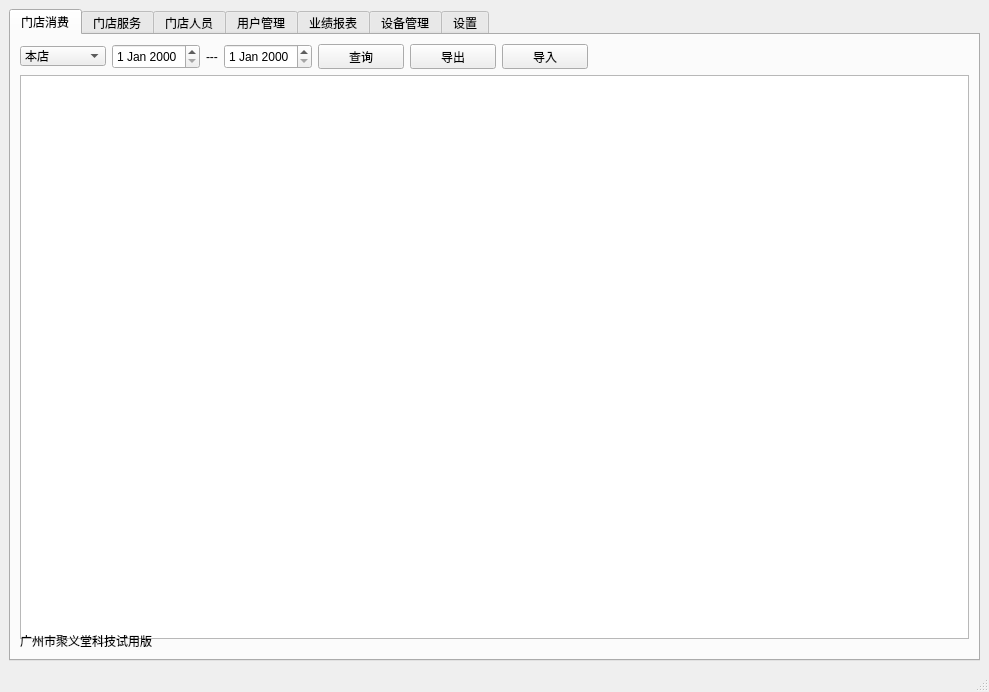
<?xml version="1.0" encoding="UTF-8"?>
<ui version="4.0">
 <class>MainWindow</class>
 <widget class="QMainWindow" name="MainWindow">
  <property name="geometry">
   <rect>
    <x>0</x>
    <y>0</y>
    <width>989</width>
    <height>692</height>
   </rect>
  </property>
  <property name="minimumSize">
   <size>
    <width>989</width>
    <height>692</height>
   </size>
  </property>
  <property name="windowTitle">
   <string>MainWindow</string>
  </property>
  <widget class="QWidget" name="centralwidget">
   <layout class="QVBoxLayout" name="verticalLayout_9">
    <item>
     <widget class="QTabWidget" name="tabWidget">
      <property name="focusPolicy">
       <enum>Qt::NoFocus</enum>
      </property>
      <property name="contextMenuPolicy">
       <enum>Qt::DefaultContextMenu</enum>
      </property>
      <property name="inputMethodHints">
       <set>Qt::ImhNone</set>
      </property>
      <property name="tabShape">
       <enum>QTabWidget::Rounded</enum>
      </property>
      <property name="currentIndex">
       <number>0</number>
      </property>
      <property name="iconSize">
       <size>
        <width>50</width>
        <height>50</height>
       </size>
      </property>
      <property name="elideMode">
       <enum>Qt::ElideLeft</enum>
      </property>
      <property name="usesScrollButtons">
       <bool>false</bool>
      </property>
      <property name="documentMode">
       <bool>false</bool>
      </property>
      <property name="tabsClosable">
       <bool>false</bool>
      </property>
      <property name="movable">
       <bool>false</bool>
      </property>
      <property name="tabBarAutoHide">
       <bool>false</bool>
      </property>
      <widget class="QWidget" name="tab_15">
       <attribute name="title">
        <string>门店消费</string>
       </attribute>
       <layout class="QVBoxLayout" name="verticalLayout_3">
        <item>
         <layout class="QVBoxLayout" name="verticalLayout_26">
          <item>
           <layout class="QVBoxLayout" name="verticalLayout_27">
            <item>
             <layout class="QHBoxLayout" name="horizontalLayout_18">
              <item>
               <widget class="QComboBox" name="comboBox">
                <property name="sizePolicy">
                 <sizepolicy hsizetype="Expanding" vsizetype="Fixed">
                  <horstretch>0</horstretch>
                  <verstretch>0</verstretch>
                 </sizepolicy>
                </property>
                <property name="minimumSize">
                 <size>
                  <width>86</width>
                  <height>20</height>
                 </size>
                </property>
                <property name="maximumSize">
                 <size>
                  <width>86</width>
                  <height>20</height>
                 </size>
                </property>
                <item>
                 <property name="text">
                  <string>本店</string>
                 </property>
                </item>
                <item>
                 <property name="text">
                  <string>全店</string>
                 </property>
                </item>
               </widget>
              </item>
              <item>
               <widget class="QDateEdit" name="dateEdit_5">
                <property name="sizePolicy">
                 <sizepolicy hsizetype="Expanding" vsizetype="Expanding">
                  <horstretch>0</horstretch>
                  <verstretch>0</verstretch>
                 </sizepolicy>
                </property>
                <property name="minimumSize">
                 <size>
                  <width>88</width>
                  <height>25</height>
                 </size>
                </property>
                <property name="maximumSize">
                 <size>
                  <width>88</width>
                  <height>25</height>
                 </size>
                </property>
               </widget>
              </item>
              <item>
               <widget class="QLabel" name="label_10">
                <property name="text">
                 <string>---</string>
                </property>
               </widget>
              </item>
              <item>
               <widget class="QDateEdit" name="dateEdit_6">
                <property name="sizePolicy">
                 <sizepolicy hsizetype="Expanding" vsizetype="Expanding">
                  <horstretch>0</horstretch>
                  <verstretch>0</verstretch>
                 </sizepolicy>
                </property>
                <property name="minimumSize">
                 <size>
                  <width>88</width>
                  <height>25</height>
                 </size>
                </property>
                <property name="maximumSize">
                 <size>
                  <width>88</width>
                  <height>25</height>
                 </size>
                </property>
               </widget>
              </item>
              <item>
               <widget class="QPushButton" name="xiaofeiCheck">
                <property name="sizePolicy">
                 <sizepolicy hsizetype="Expanding" vsizetype="Expanding">
                  <horstretch>0</horstretch>
                  <verstretch>0</verstretch>
                 </sizepolicy>
                </property>
                <property name="minimumSize">
                 <size>
                  <width>86</width>
                  <height>25</height>
                 </size>
                </property>
                <property name="maximumSize">
                 <size>
                  <width>86</width>
                  <height>25</height>
                 </size>
                </property>
                <property name="text">
                 <string>查询</string>
                </property>
               </widget>
              </item>
              <item>
               <widget class="QPushButton" name="xiaofeiOut">
                <property name="sizePolicy">
                 <sizepolicy hsizetype="Expanding" vsizetype="Expanding">
                  <horstretch>0</horstretch>
                  <verstretch>0</verstretch>
                 </sizepolicy>
                </property>
                <property name="minimumSize">
                 <size>
                  <width>85</width>
                  <height>25</height>
                 </size>
                </property>
                <property name="maximumSize">
                 <size>
                  <width>86</width>
                  <height>25</height>
                 </size>
                </property>
                <property name="text">
                 <string>导出</string>
                </property>
               </widget>
              </item>
              <item>
               <widget class="QPushButton" name="xiaofeiIn">
                <property name="sizePolicy">
                 <sizepolicy hsizetype="Expanding" vsizetype="Expanding">
                  <horstretch>0</horstretch>
                  <verstretch>0</verstretch>
                 </sizepolicy>
                </property>
                <property name="minimumSize">
                 <size>
                  <width>85</width>
                  <height>25</height>
                 </size>
                </property>
                <property name="maximumSize">
                 <size>
                  <width>86</width>
                  <height>25</height>
                 </size>
                </property>
                <property name="text">
                 <string>导入</string>
                </property>
               </widget>
              </item>
              <item>
               <spacer name="horizontalSpacer_5">
                <property name="orientation">
                 <enum>Qt::Horizontal</enum>
                </property>
                <property name="sizeHint" stdset="0">
                 <size>
                  <width>40</width>
                  <height>20</height>
                 </size>
                </property>
               </spacer>
              </item>
              <item>
               <spacer name="horizontalSpacer_32">
                <property name="orientation">
                 <enum>Qt::Horizontal</enum>
                </property>
                <property name="sizeHint" stdset="0">
                 <size>
                  <width>40</width>
                  <height>20</height>
                 </size>
                </property>
               </spacer>
              </item>
              <item>
               <spacer name="horizontalSpacer_33">
                <property name="orientation">
                 <enum>Qt::Horizontal</enum>
                </property>
                <property name="sizeHint" stdset="0">
                 <size>
                  <width>40</width>
                  <height>20</height>
                 </size>
                </property>
               </spacer>
              </item>
              <item>
               <spacer name="horizontalSpacer_34">
                <property name="orientation">
                 <enum>Qt::Horizontal</enum>
                </property>
                <property name="sizeHint" stdset="0">
                 <size>
                  <width>40</width>
                  <height>20</height>
                 </size>
                </property>
               </spacer>
              </item>
             </layout>
            </item>
            <item>
             <widget class="QTableView" name="xiaofeiTable">
              <property name="minimumSize">
               <size>
                <width>941</width>
                <height>564</height>
               </size>
              </property>
             </widget>
            </item>
           </layout>
          </item>
          <item>
           <widget class="QLabel" name="label_11">
            <property name="text">
             <string>广州市聚义堂科技试用版</string>
            </property>
           </widget>
          </item>
         </layout>
        </item>
       </layout>
      </widget>
      <widget class="QWidget" name="tab">
       <attribute name="title">
        <string>门店服务</string>
       </attribute>
       <layout class="QVBoxLayout" name="verticalLayout_11">
        <item>
         <layout class="QHBoxLayout" name="horizontalLayout_7">
          <item>
           <layout class="QVBoxLayout" name="verticalLayout_7">
            <item>
             <widget class="QTableView" name="mendianMenu1">
              <property name="minimumSize">
               <size>
                <width>271</width>
                <height>489</height>
               </size>
              </property>
             </widget>
            </item>
            <item>
             <layout class="QHBoxLayout" name="horizontalLayout">
              <property name="leftMargin">
               <number>0</number>
              </property>
              <property name="topMargin">
               <number>0</number>
              </property>
              <property name="rightMargin">
               <number>0</number>
              </property>
              <item>
               <widget class="QPushButton" name="menu1Add">
                <property name="sizePolicy">
                 <sizepolicy hsizetype="Expanding" vsizetype="Expanding">
                  <horstretch>0</horstretch>
                  <verstretch>0</verstretch>
                 </sizepolicy>
                </property>
                <property name="minimumSize">
                 <size>
                  <width>79</width>
                  <height>42</height>
                 </size>
                </property>
                <property name="maximumSize">
                 <size>
                  <width>79</width>
                  <height>42</height>
                 </size>
                </property>
                <property name="text">
                 <string>新增</string>
                </property>
               </widget>
              </item>
              <item>
               <widget class="QPushButton" name="menu1Update">
                <property name="sizePolicy">
                 <sizepolicy hsizetype="Expanding" vsizetype="Expanding">
                  <horstretch>0</horstretch>
                  <verstretch>0</verstretch>
                 </sizepolicy>
                </property>
                <property name="minimumSize">
                 <size>
                  <width>79</width>
                  <height>42</height>
                 </size>
                </property>
                <property name="maximumSize">
                 <size>
                  <width>79</width>
                  <height>42</height>
                 </size>
                </property>
                <property name="text">
                 <string>修改</string>
                </property>
               </widget>
              </item>
              <item>
               <widget class="QPushButton" name="menu1Remove">
                <property name="sizePolicy">
                 <sizepolicy hsizetype="Expanding" vsizetype="Expanding">
                  <horstretch>0</horstretch>
                  <verstretch>0</verstretch>
                 </sizepolicy>
                </property>
                <property name="minimumSize">
                 <size>
                  <width>79</width>
                  <height>42</height>
                 </size>
                </property>
                <property name="maximumSize">
                 <size>
                  <width>79</width>
                  <height>42</height>
                 </size>
                </property>
                <property name="text">
                 <string>删除</string>
                </property>
               </widget>
              </item>
             </layout>
            </item>
           </layout>
          </item>
          <item>
           <layout class="QVBoxLayout" name="verticalLayout_8">
            <item>
             <layout class="QHBoxLayout" name="horizontalLayout_3">
              <item>
               <widget class="QTableView" name="mendianMenu2">
                <property name="minimumSize">
                 <size>
                  <width>531</width>
                  <height>491</height>
                 </size>
                </property>
               </widget>
              </item>
              <item>
               <layout class="QVBoxLayout" name="verticalLayout">
                <item>
                 <widget class="QCheckBox" name="checkBox">
                  <property name="text">
                   <string>品牌</string>
                  </property>
                 </widget>
                </item>
                <item>
                 <widget class="QCheckBox" name="checkBox_2">
                  <property name="text">
                   <string>型号</string>
                  </property>
                 </widget>
                </item>
                <item>
                 <widget class="QCheckBox" name="checkBox_3">
                  <property name="text">
                   <string>花纹</string>
                  </property>
                 </widget>
                </item>
                <item>
                 <widget class="QCheckBox" name="checkBox_4">
                  <property name="text">
                   <string>数量</string>
                  </property>
                 </widget>
                </item>
                <item>
                 <widget class="QCheckBox" name="checkBox_5">
                  <property name="text">
                   <string>单价</string>
                  </property>
                 </widget>
                </item>
                <item>
                 <widget class="QCheckBox" name="checkBox_6">
                  <property name="text">
                   <string>小记</string>
                  </property>
                 </widget>
                </item>
                <item>
                 <widget class="QCheckBox" name="checkBox_7">
                  <property name="text">
                   <string>工时费</string>
                  </property>
                 </widget>
                </item>
                <item>
                 <widget class="QCheckBox" name="checkBox_8">
                  <property name="text">
                   <string>总价</string>
                  </property>
                 </widget>
                </item>
                <item>
                 <widget class="QCheckBox" name="checkBox_9">
                  <property name="text">
                   <string>更换里程</string>
                  </property>
                 </widget>
                </item>
                <item>
                 <widget class="QCheckBox" name="checkBox_10">
                  <property name="text">
                   <string>备注</string>
                  </property>
                 </widget>
                </item>
                <item>
                 <widget class="QCheckBox" name="checkBox_11">
                  <property name="text">
                   <string>单位</string>
                  </property>
                 </widget>
                </item>
               </layout>
              </item>
             </layout>
            </item>
            <item>
             <layout class="QHBoxLayout" name="horizontalLayout_2">
              <property name="leftMargin">
               <number>0</number>
              </property>
              <property name="topMargin">
               <number>0</number>
              </property>
              <property name="rightMargin">
               <number>0</number>
              </property>
              <item>
               <spacer name="horizontalSpacer_13">
                <property name="orientation">
                 <enum>Qt::Horizontal</enum>
                </property>
                <property name="sizeHint" stdset="0">
                 <size>
                  <width>40</width>
                  <height>20</height>
                 </size>
                </property>
               </spacer>
              </item>
              <item>
               <widget class="QPushButton" name="menu2Add">
                <property name="sizePolicy">
                 <sizepolicy hsizetype="Fixed" vsizetype="Expanding">
                  <horstretch>0</horstretch>
                  <verstretch>0</verstretch>
                 </sizepolicy>
                </property>
                <property name="minimumSize">
                 <size>
                  <width>75</width>
                  <height>39</height>
                 </size>
                </property>
                <property name="maximumSize">
                 <size>
                  <width>75</width>
                  <height>39</height>
                 </size>
                </property>
                <property name="text">
                 <string>新增</string>
                </property>
               </widget>
              </item>
              <item>
               <widget class="QPushButton" name="menu2Update">
                <property name="sizePolicy">
                 <sizepolicy hsizetype="Fixed" vsizetype="Expanding">
                  <horstretch>0</horstretch>
                  <verstretch>0</verstretch>
                 </sizepolicy>
                </property>
                <property name="minimumSize">
                 <size>
                  <width>75</width>
                  <height>39</height>
                 </size>
                </property>
                <property name="maximumSize">
                 <size>
                  <width>75</width>
                  <height>39</height>
                 </size>
                </property>
                <property name="text">
                 <string>修改</string>
                </property>
               </widget>
              </item>
              <item>
               <widget class="QPushButton" name="menu2Remove">
                <property name="sizePolicy">
                 <sizepolicy hsizetype="Fixed" vsizetype="Expanding">
                  <horstretch>0</horstretch>
                  <verstretch>0</verstretch>
                 </sizepolicy>
                </property>
                <property name="minimumSize">
                 <size>
                  <width>75</width>
                  <height>39</height>
                 </size>
                </property>
                <property name="maximumSize">
                 <size>
                  <width>75</width>
                  <height>39</height>
                 </size>
                </property>
                <property name="text">
                 <string>删除</string>
                </property>
               </widget>
              </item>
              <item>
               <spacer name="horizontalSpacer_14">
                <property name="orientation">
                 <enum>Qt::Horizontal</enum>
                </property>
                <property name="sizeHint" stdset="0">
                 <size>
                  <width>40</width>
                  <height>20</height>
                 </size>
                </property>
               </spacer>
              </item>
             </layout>
            </item>
           </layout>
          </item>
         </layout>
        </item>
       </layout>
      </widget>
      <widget class="QWidget" name="tab_2">
       <attribute name="title">
        <string>门店人员</string>
       </attribute>
       <layout class="QVBoxLayout" name="verticalLayout_23">
        <item>
         <layout class="QVBoxLayout" name="verticalLayout_12">
          <property name="spacing">
           <number>0</number>
          </property>
          <item>
           <layout class="QHBoxLayout" name="horizontalLayout_4">
            <item>
             <widget class="QPushButton" name="userAdd">
              <property name="sizePolicy">
               <sizepolicy hsizetype="Expanding" vsizetype="Expanding">
                <horstretch>0</horstretch>
                <verstretch>0</verstretch>
               </sizepolicy>
              </property>
              <property name="minimumSize">
               <size>
                <width>105</width>
                <height>39</height>
               </size>
              </property>
              <property name="maximumSize">
               <size>
                <width>105</width>
                <height>39</height>
               </size>
              </property>
              <property name="text">
               <string>新增员工</string>
              </property>
             </widget>
            </item>
            <item>
             <spacer name="horizontalSpacer_2">
              <property name="orientation">
               <enum>Qt::Horizontal</enum>
              </property>
              <property name="sizeHint" stdset="0">
               <size>
                <width>40</width>
                <height>20</height>
               </size>
              </property>
             </spacer>
            </item>
           </layout>
          </item>
          <item>
           <layout class="QVBoxLayout" name="verticalLayout_5">
            <item>
             <widget class="QTableView" name="UserTable">
              <property name="minimumSize">
               <size>
                <width>940</width>
                <height>491</height>
               </size>
              </property>
             </widget>
            </item>
            <item>
             <layout class="QHBoxLayout" name="horizontalLayout_13">
              <item>
               <widget class="QPushButton" name="deleteWorker">
                <property name="sizePolicy">
                 <sizepolicy hsizetype="Minimum" vsizetype="Expanding">
                  <horstretch>0</horstretch>
                  <verstretch>0</verstretch>
                 </sizepolicy>
                </property>
                <property name="minimumSize">
                 <size>
                  <width>127</width>
                  <height>59</height>
                 </size>
                </property>
                <property name="maximumSize">
                 <size>
                  <width>127</width>
                  <height>59</height>
                 </size>
                </property>
                <property name="text">
                 <string>删除</string>
                </property>
               </widget>
              </item>
              <item>
               <widget class="QPushButton" name="updateWorker">
                <property name="sizePolicy">
                 <sizepolicy hsizetype="Minimum" vsizetype="Expanding">
                  <horstretch>0</horstretch>
                  <verstretch>0</verstretch>
                 </sizepolicy>
                </property>
                <property name="minimumSize">
                 <size>
                  <width>126</width>
                  <height>59</height>
                 </size>
                </property>
                <property name="maximumSize">
                 <size>
                  <width>126</width>
                  <height>59</height>
                 </size>
                </property>
                <property name="text">
                 <string>修改</string>
                </property>
               </widget>
              </item>
              <item>
               <spacer name="horizontalSpacer_3">
                <property name="orientation">
                 <enum>Qt::Horizontal</enum>
                </property>
                <property name="sizeHint" stdset="0">
                 <size>
                  <width>40</width>
                  <height>20</height>
                 </size>
                </property>
               </spacer>
              </item>
             </layout>
            </item>
           </layout>
          </item>
         </layout>
        </item>
       </layout>
      </widget>
      <widget class="QWidget" name="tab_3">
       <attribute name="title">
        <string>用户管理</string>
       </attribute>
       <layout class="QVBoxLayout" name="verticalLayout_13">
        <item>
         <layout class="QVBoxLayout" name="verticalLayout_20">
          <item>
           <widget class="QTableView" name="UserTable_2">
            <property name="minimumSize">
             <size>
              <width>940</width>
              <height>541</height>
             </size>
            </property>
           </widget>
          </item>
          <item>
           <layout class="QHBoxLayout" name="horizontalLayout_19">
            <item>
             <widget class="QPushButton" name="addUser">
              <property name="sizePolicy">
               <sizepolicy hsizetype="Minimum" vsizetype="Expanding">
                <horstretch>0</horstretch>
                <verstretch>0</verstretch>
               </sizepolicy>
              </property>
              <property name="minimumSize">
               <size>
                <width>75</width>
                <height>58</height>
               </size>
              </property>
              <property name="maximumSize">
               <size>
                <width>75</width>
                <height>58</height>
               </size>
              </property>
              <property name="text">
               <string>添加用户</string>
              </property>
             </widget>
            </item>
            <item>
             <widget class="QPushButton" name="changeUser">
              <property name="sizePolicy">
               <sizepolicy hsizetype="Minimum" vsizetype="Expanding">
                <horstretch>0</horstretch>
                <verstretch>0</verstretch>
               </sizepolicy>
              </property>
              <property name="minimumSize">
               <size>
                <width>75</width>
                <height>58</height>
               </size>
              </property>
              <property name="maximumSize">
               <size>
                <width>75</width>
                <height>58</height>
               </size>
              </property>
              <property name="text">
               <string>修改用户</string>
              </property>
             </widget>
            </item>
            <item>
             <widget class="QPushButton" name="removeUser">
              <property name="sizePolicy">
               <sizepolicy hsizetype="Minimum" vsizetype="Expanding">
                <horstretch>0</horstretch>
                <verstretch>0</verstretch>
               </sizepolicy>
              </property>
              <property name="minimumSize">
               <size>
                <width>75</width>
                <height>58</height>
               </size>
              </property>
              <property name="maximumSize">
               <size>
                <width>75</width>
                <height>58</height>
               </size>
              </property>
              <property name="text">
               <string>删除用户</string>
              </property>
             </widget>
            </item>
            <item>
             <spacer name="horizontalSpacer_23">
              <property name="orientation">
               <enum>Qt::Horizontal</enum>
              </property>
              <property name="sizeHint" stdset="0">
               <size>
                <width>40</width>
                <height>20</height>
               </size>
              </property>
             </spacer>
            </item>
           </layout>
          </item>
         </layout>
        </item>
       </layout>
      </widget>
      <widget class="QWidget" name="tab_4">
       <attribute name="title">
        <string>业绩报表</string>
       </attribute>
       <layout class="QVBoxLayout" name="verticalLayout_14">
        <item>
         <layout class="QVBoxLayout" name="verticalLayout_10">
          <property name="spacing">
           <number>0</number>
          </property>
          <item>
           <layout class="QHBoxLayout" name="horizontalLayout_9">
            <item>
             <widget class="QLabel" name="label">
              <property name="minimumSize">
               <size>
                <width>151</width>
                <height>41</height>
               </size>
              </property>
              <property name="maximumSize">
               <size>
                <width>151</width>
                <height>41</height>
               </size>
              </property>
              <property name="text">
               <string/>
              </property>
             </widget>
            </item>
            <item>
             <spacer name="horizontalSpacer_9">
              <property name="orientation">
               <enum>Qt::Horizontal</enum>
              </property>
              <property name="sizeHint" stdset="0">
               <size>
                <width>40</width>
                <height>20</height>
               </size>
              </property>
             </spacer>
            </item>
           </layout>
          </item>
          <item>
           <layout class="QHBoxLayout" name="horizontalLayout_5">
            <property name="spacing">
             <number>0</number>
            </property>
            <item>
             <widget class="QPushButton" name="week">
              <property name="sizePolicy">
               <sizepolicy hsizetype="Minimum" vsizetype="Expanding">
                <horstretch>0</horstretch>
                <verstretch>0</verstretch>
               </sizepolicy>
              </property>
              <property name="minimumSize">
               <size>
                <width>119</width>
                <height>39</height>
               </size>
              </property>
              <property name="maximumSize">
               <size>
                <width>119</width>
                <height>39</height>
               </size>
              </property>
              <property name="text">
               <string>本周</string>
              </property>
             </widget>
            </item>
            <item>
             <widget class="QPushButton" name="month">
              <property name="sizePolicy">
               <sizepolicy hsizetype="Minimum" vsizetype="Expanding">
                <horstretch>0</horstretch>
                <verstretch>0</verstretch>
               </sizepolicy>
              </property>
              <property name="minimumSize">
               <size>
                <width>119</width>
                <height>39</height>
               </size>
              </property>
              <property name="maximumSize">
               <size>
                <width>119</width>
                <height>39</height>
               </size>
              </property>
              <property name="text">
               <string>本月</string>
              </property>
             </widget>
            </item>
            <item>
             <widget class="QPushButton" name="year">
              <property name="sizePolicy">
               <sizepolicy hsizetype="Minimum" vsizetype="Expanding">
                <horstretch>0</horstretch>
                <verstretch>0</verstretch>
               </sizepolicy>
              </property>
              <property name="minimumSize">
               <size>
                <width>119</width>
                <height>39</height>
               </size>
              </property>
              <property name="maximumSize">
               <size>
                <width>119</width>
                <height>39</height>
               </size>
              </property>
              <property name="text">
               <string>本年</string>
              </property>
             </widget>
            </item>
            <item>
             <spacer name="horizontalSpacer_10">
              <property name="orientation">
               <enum>Qt::Horizontal</enum>
              </property>
              <property name="sizeHint" stdset="0">
               <size>
                <width>40</width>
                <height>20</height>
               </size>
              </property>
             </spacer>
            </item>
           </layout>
          </item>
          <item>
           <widget class="QTableView" name="yejiTable">
            <property name="minimumSize">
             <size>
              <width>911</width>
              <height>421</height>
             </size>
            </property>
           </widget>
          </item>
          <item>
           <layout class="QHBoxLayout" name="horizontalLayout_8">
            <item>
             <layout class="QVBoxLayout" name="verticalLayout_4">
              <item>
               <widget class="QLabel" name="jiaoyiNumber">
                <property name="minimumSize">
                 <size>
                  <width>181</width>
                  <height>32</height>
                 </size>
                </property>
                <property name="maximumSize">
                 <size>
                  <width>181</width>
                  <height>32</height>
                 </size>
                </property>
                <property name="text">
                 <string>总交易单数：</string>
                </property>
               </widget>
              </item>
              <item>
               <widget class="QLabel" name="jiaoyiPrice">
                <property name="minimumSize">
                 <size>
                  <width>181</width>
                  <height>31</height>
                 </size>
                </property>
                <property name="maximumSize">
                 <size>
                  <width>181</width>
                  <height>31</height>
                 </size>
                </property>
                <property name="text">
                 <string>总交易金额：</string>
                </property>
               </widget>
              </item>
             </layout>
            </item>
            <item>
             <spacer name="horizontalSpacer_22">
              <property name="orientation">
               <enum>Qt::Horizontal</enum>
              </property>
              <property name="sizeHint" stdset="0">
               <size>
                <width>40</width>
                <height>20</height>
               </size>
              </property>
             </spacer>
            </item>
           </layout>
          </item>
         </layout>
        </item>
       </layout>
      </widget>
      <widget class="QWidget" name="tab_5">
       <attribute name="title">
        <string>设备管理</string>
       </attribute>
       <layout class="QVBoxLayout" name="verticalLayout_15">
        <item>
         <layout class="QVBoxLayout" name="verticalLayout_2">
          <item>
           <widget class="QTableView" name="shebeiTable">
            <property name="minimumSize">
             <size>
              <width>941</width>
              <height>551</height>
             </size>
            </property>
           </widget>
          </item>
          <item>
           <layout class="QHBoxLayout" name="horizontalLayout_11">
            <item>
             <widget class="QPushButton" name="start">
              <property name="sizePolicy">
               <sizepolicy hsizetype="Minimum" vsizetype="Expanding">
                <horstretch>0</horstretch>
                <verstretch>0</verstretch>
               </sizepolicy>
              </property>
              <property name="minimumSize">
               <size>
                <width>75</width>
                <height>29</height>
               </size>
              </property>
              <property name="maximumSize">
               <size>
                <width>75</width>
                <height>29</height>
               </size>
              </property>
              <property name="text">
               <string>启用</string>
              </property>
             </widget>
            </item>
            <item>
             <widget class="QPushButton" name="stop">
              <property name="sizePolicy">
               <sizepolicy hsizetype="Minimum" vsizetype="Expanding">
                <horstretch>0</horstretch>
                <verstretch>0</verstretch>
               </sizepolicy>
              </property>
              <property name="minimumSize">
               <size>
                <width>75</width>
                <height>29</height>
               </size>
              </property>
              <property name="maximumSize">
               <size>
                <width>75</width>
                <height>29</height>
               </size>
              </property>
              <property name="text">
               <string>禁用</string>
              </property>
             </widget>
            </item>
            <item>
             <widget class="QPushButton" name="refresh">
              <property name="sizePolicy">
               <sizepolicy hsizetype="Minimum" vsizetype="Expanding">
                <horstretch>0</horstretch>
                <verstretch>0</verstretch>
               </sizepolicy>
              </property>
              <property name="minimumSize">
               <size>
                <width>75</width>
                <height>29</height>
               </size>
              </property>
              <property name="maximumSize">
               <size>
                <width>75</width>
                <height>29</height>
               </size>
              </property>
              <property name="text">
               <string>刷新</string>
              </property>
             </widget>
            </item>
            <item>
             <spacer name="horizontalSpacer_21">
              <property name="orientation">
               <enum>Qt::Horizontal</enum>
              </property>
              <property name="sizeHint" stdset="0">
               <size>
                <width>40</width>
                <height>20</height>
               </size>
              </property>
             </spacer>
            </item>
           </layout>
          </item>
         </layout>
        </item>
       </layout>
      </widget>
      <widget class="QWidget" name="tab_7">
       <attribute name="title">
        <string>设置</string>
       </attribute>
       <layout class="QVBoxLayout" name="verticalLayout_22">
        <item>
         <layout class="QHBoxLayout" name="horizontalLayout_15">
          <item>
           <layout class="QVBoxLayout" name="verticalLayout_19">
            <property name="spacing">
             <number>0</number>
            </property>
            <item>
             <layout class="QHBoxLayout" name="horizontalLayout_16">
              <property name="spacing">
               <number>0</number>
              </property>
              <item>
               <widget class="QLabel" name="label_5">
                <property name="minimumSize">
                 <size>
                  <width>121</width>
                  <height>31</height>
                 </size>
                </property>
                <property name="maximumSize">
                 <size>
                  <width>121</width>
                  <height>31</height>
                 </size>
                </property>
                <property name="text">
                 <string/>
                </property>
               </widget>
              </item>
              <item>
               <spacer name="horizontalSpacer_12">
                <property name="orientation">
                 <enum>Qt::Horizontal</enum>
                </property>
                <property name="sizeHint" stdset="0">
                 <size>
                  <width>40</width>
                  <height>20</height>
                 </size>
                </property>
               </spacer>
              </item>
             </layout>
            </item>
            <item>
             <layout class="QHBoxLayout" name="horizontalLayout_10">
              <property name="spacing">
               <number>0</number>
              </property>
              <item>
               <widget class="QTableView" name="pcTable">
                <property name="minimumSize">
                 <size>
                  <width>295</width>
                  <height>214</height>
                 </size>
                </property>
                <property name="maximumSize">
                 <size>
                  <width>16777215</width>
                  <height>214</height>
                 </size>
                </property>
               </widget>
              </item>
              <item>
               <layout class="QVBoxLayout" name="verticalLayout_16">
                <item>
                 <widget class="QLabel" name="label_7">
                  <property name="minimumSize">
                   <size>
                    <width>91</width>
                    <height>165</height>
                   </size>
                  </property>
                  <property name="maximumSize">
                   <size>
                    <width>91</width>
                    <height>165</height>
                   </size>
                  </property>
                  <property name="text">
                   <string/>
                  </property>
                 </widget>
                </item>
                <item>
                 <widget class="QPushButton" name="pcSave">
                  <property name="minimumSize">
                   <size>
                    <width>91</width>
                    <height>41</height>
                   </size>
                  </property>
                  <property name="maximumSize">
                   <size>
                    <width>91</width>
                    <height>41</height>
                   </size>
                  </property>
                  <property name="text">
                   <string>保存</string>
                  </property>
                 </widget>
                </item>
               </layout>
              </item>
             </layout>
            </item>
           </layout>
          </item>
          <item>
           <layout class="QVBoxLayout" name="verticalLayout_21">
            <property name="spacing">
             <number>0</number>
            </property>
            <item>
             <layout class="QHBoxLayout" name="horizontalLayout_14">
              <property name="spacing">
               <number>0</number>
              </property>
              <item>
               <widget class="QLabel" name="label_3">
                <property name="minimumSize">
                 <size>
                  <width>121</width>
                  <height>31</height>
                 </size>
                </property>
                <property name="maximumSize">
                 <size>
                  <width>121</width>
                  <height>31</height>
                 </size>
                </property>
                <property name="text">
                 <string>修改最高权限密码</string>
                </property>
               </widget>
              </item>
              <item>
               <spacer name="horizontalSpacer_11">
                <property name="orientation">
                 <enum>Qt::Horizontal</enum>
                </property>
                <property name="sizeHint" stdset="0">
                 <size>
                  <width>40</width>
                  <height>20</height>
                 </size>
                </property>
               </spacer>
              </item>
             </layout>
            </item>
            <item>
             <layout class="QHBoxLayout" name="horizontalLayout_12">
              <property name="spacing">
               <number>0</number>
              </property>
              <item>
               <widget class="QTableView" name="pwdTable">
                <property name="minimumSize">
                 <size>
                  <width>294</width>
                  <height>214</height>
                 </size>
                </property>
                <property name="maximumSize">
                 <size>
                  <width>16777215</width>
                  <height>214</height>
                 </size>
                </property>
               </widget>
              </item>
              <item>
               <layout class="QVBoxLayout" name="verticalLayout_17">
                <item>
                 <widget class="QLabel" name="label_8">
                  <property name="minimumSize">
                   <size>
                    <width>91</width>
                    <height>165</height>
                   </size>
                  </property>
                  <property name="maximumSize">
                   <size>
                    <width>91</width>
                    <height>165</height>
                   </size>
                  </property>
                  <property name="text">
                   <string/>
                  </property>
                 </widget>
                </item>
                <item>
                 <widget class="QPushButton" name="pwdUpdate">
                  <property name="minimumSize">
                   <size>
                    <width>91</width>
                    <height>41</height>
                   </size>
                  </property>
                  <property name="maximumSize">
                   <size>
                    <width>91</width>
                    <height>41</height>
                   </size>
                  </property>
                  <property name="text">
                   <string>保存</string>
                  </property>
                 </widget>
                </item>
               </layout>
              </item>
             </layout>
            </item>
           </layout>
          </item>
         </layout>
        </item>
        <item>
         <layout class="QVBoxLayout" name="verticalLayout_18">
          <item>
           <widget class="QLabel" name="label_4">
            <property name="minimumSize">
             <size>
              <width>101</width>
              <height>31</height>
             </size>
            </property>
            <property name="maximumSize">
             <size>
              <width>101</width>
              <height>31</height>
             </size>
            </property>
            <property name="text">
             <string>所有门店信息</string>
            </property>
           </widget>
          </item>
          <item>
           <widget class="QTableView" name="mendianTable">
            <property name="minimumSize">
             <size>
              <width>941</width>
              <height>311</height>
             </size>
            </property>
           </widget>
          </item>
         </layout>
        </item>
       </layout>
      </widget>
     </widget>
    </item>
   </layout>
  </widget>
  <widget class="QStatusBar" name="statusbar"/>
 </widget>
 <resources/>
 <connections/>
</ui>
